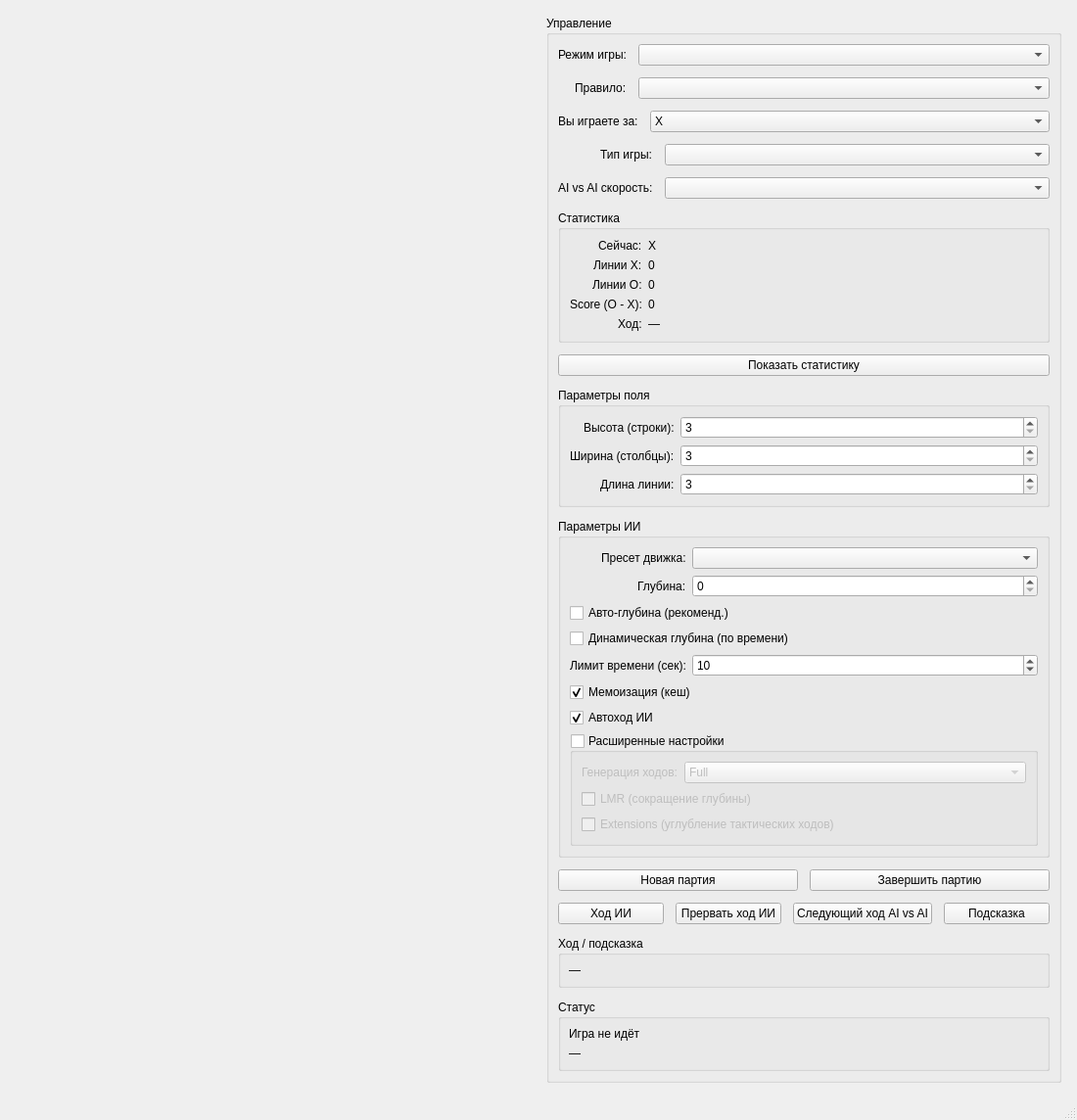
<?xml version="1.0" encoding="UTF-8"?>
<ui version="4.0">
 <class>MainWindow</class>
 <widget class="QMainWindow" name="MainWindow">
  <property name="geometry">
   <rect>
    <x>0</x>
    <y>0</y>
    <width>1100</width>
    <height>700</height>
   </rect>
  </property>
  <property name="windowTitle">
   <string>Крестики-нолики с ИИ (минимакс)</string>
  </property>
  <widget class="QWidget" name="centralwidget">
   <layout class="QHBoxLayout" name="horizontalLayout">
    <property name="spacing">
     <number>16</number>
    </property>
    <property name="margin">
     <number>16</number>
    </property>

    
    <item>
     <widget class="QWidget" name="boardWidget">
      <layout class="QGridLayout" name="gridLayoutBoard">
       <property name="spacing">
        <number>8</number>
       </property>
       <property name="margin">
        <number>0</number>
       </property>
      </layout>
     </widget>
    </item>

    
    <item>
     <widget class="QGroupBox" name="groupBoxControls">
      <property name="title">
       <string>Управление</string>
      </property>
      <layout class="QVBoxLayout" name="verticalLayoutControls">
       <property name="spacing">
        <number>12</number>
       </property>

       
       <item>
        <layout class="QFormLayout" name="formLayoutMode">
         <property name="labelAlignment">
          <set>Qt::AlignRight|Qt::AlignVCenter</set>
         </property>
         <item row="0" column="0">
          <widget class="QLabel" name="labelMode">
           <property name="text">
            <string>Режим игры:</string>
           </property>
          </widget>
         </item>
         <item row="0" column="1">
         <widget class="QComboBox" name="comboMode"/>
         </item>
         <item row="1" column="0">
          <widget class="QLabel" name="labelOpeningRule">
           <property name="text">
             <string>Правило:</string>
           </property>
          </widget>
         </item>
         <item row="1" column="1">
          <widget class="QComboBox" name="comboOpeningRule">
           <property name="toolTip">
            <string>Выберите правило открытия для балансировки.</string>
           </property>
          </widget>
         </item>
       </layout>
      </item>

      
      <item>
       <layout class="QFormLayout" name="formLayoutRole">
        <property name="labelAlignment">
         <set>Qt::AlignRight|Qt::AlignVCenter</set>
        </property>
        <item row="0" column="0">
         <widget class="QLabel" name="labelPlayerSide">
          <property name="text">
           <string>Вы играете за:</string>
          </property>
         </widget>
        </item>
        <item row="0" column="1">
         <widget class="QComboBox" name="comboPlayerSide">
          <item>
           <property name="text">
            <string>X</string>
           </property>
          </item>
          <item>
           <property name="text">
            <string>O</string>
           </property>
          </item>
         </widget>
        </item>
       </layout>
      </item>

      
      <item>
       <layout class="QFormLayout" name="formLayoutGameType">
        <property name="labelAlignment">
         <set>Qt::AlignRight|Qt::AlignVCenter</set>
        </property>
        <item row="0" column="0">
         <widget class="QLabel" name="labelGameType">
          <property name="text">
           <string>Тип игры:</string>
          </property>
         </widget>
        </item>
        <item row="0" column="1">
         <widget class="QComboBox" name="comboGameType"/>
        </item>
        <item row="1" column="0">
         <widget class="QLabel" name="labelAIVsAISpeed">
          <property name="text">
           <string>AI vs AI скорость:</string>
          </property>
         </widget>
        </item>
        <item row="1" column="1">
         <widget class="QComboBox" name="comboAIVsAISpeed"/>
        </item>
       </layout>
      </item>

      
      <item>
       <widget class="QGroupBox" name="groupBoxInfo">
        <property name="title">
         <string>Статистика</string>
        </property>
        <property name="visible">
         <bool>false</bool>
        </property>
        <layout class="QFormLayout" name="formLayoutInfo">
         <property name="labelAlignment">
          <set>Qt::AlignRight|Qt::AlignVCenter</set>
         </property>

         <item row="0" column="0">
          <widget class="QLabel" name="labelCurrent">
           <property name="text">
             <string>Сейчас:</string>
           </property>
          </widget>
         </item>
         <item row="0" column="1">
          <widget class="QLabel" name="labelCurrentPlayer">
           <property name="text">
            <string>X</string>
           </property>
          </widget>
         </item>

         <item row="1" column="0">
          <widget class="QLabel" name="labelLinesXTitle">
           <property name="text">
            <string>Линии X:</string>
           </property>
          </widget>
         </item>
         <item row="1" column="1">
          <widget class="QLabel" name="labelLinesX">
           <property name="text">
            <string>0</string>
           </property>
          </widget>
         </item>

         <item row="2" column="0">
          <widget class="QLabel" name="labelLinesOTitle">
           <property name="text">
            <string>Линии O:</string>
           </property>
          </widget>
         </item>
         <item row="2" column="1">
          <widget class="QLabel" name="labelLinesO">
           <property name="text">
            <string>0</string>
           </property>
          </widget>
         </item>

         <item row="3" column="0">
          <widget class="QLabel" name="labelScoreTitle">
           <property name="text">
            <string>Score (O - X):</string>
           </property>
          </widget>
         </item>
         <item row="3" column="1">
          <widget class="QLabel" name="labelScore">
           <property name="text">
            <string>0</string>
           </property>
          </widget>
         </item>

         <item row="4" column="0">
          <widget class="QLabel" name="labelAiMoveTitle">
           <property name="text">
             <string>Ход:</string>
           </property>
          </widget>
         </item>
        <item row="4" column="1">
         <widget class="QLabel" name="labelAiMove">
            <property name="text">
             <string>—</string>
            </property>
            <property name="alignment">
             <set>Qt::AlignLeft|Qt::AlignVCenter</set>
            </property>
           </widget>
         </item>
        </layout>
       </widget>
      </item>

      
      <item>
       <widget class="QPushButton" name="btnShowStats">
        <property name="text">
         <string>Показать статистику</string>
        </property>
       </widget>
      </item>

      
       <item>
        <widget class="QGroupBox" name="groupBoxBoard">
         <property name="title">
          <string>Параметры поля</string>
         </property>
         <layout class="QFormLayout" name="formLayoutBoard">
          <property name="labelAlignment">
           <set>Qt::AlignRight|Qt::AlignVCenter</set>
          </property>

          
          <item row="0" column="0">
           <widget class="QLabel" name="labelBoardRows">
            <property name="text">
             <string>Высота (строки):</string>
            </property>
           </widget>
          </item>
          <item row="0" column="1">
           <widget class="QSpinBox" name="spinBoardRows">
            <property name="minimum">
             <number>3</number>
            </property>
            <property name="maximum">
             <number>15</number>
            </property>
            <property name="value">
             <number>3</number>
            </property>
           </widget>
          </item>

          
          <item row="1" column="0">
           <widget class="QLabel" name="labelBoardCols">
            <property name="text">
             <string>Ширина (столбцы):</string>
            </property>
           </widget>
          </item>
          <item row="1" column="1">
           <widget class="QSpinBox" name="spinBoardCols">
            <property name="minimum">
             <number>3</number>
            </property>
            <property name="maximum">
             <number>15</number>
            </property>
            <property name="value">
             <number>3</number>
            </property>
           </widget>
          </item>

          
          <item row="2" column="0">
           <widget class="QLabel" name="labelWinLength">
            <property name="text">
             <string>Длина линии:</string>
            </property>
           </widget>
          </item>
          <item row="2" column="1">
           <widget class="QSpinBox" name="spinWinLength">
            <property name="minimum">
             <number>3</number>
            </property>
            <property name="maximum">
             <number>15</number>
            </property>
            <property name="value">
             <number>3</number>
            </property>
           </widget>
          </item>

         </layout>
        </widget>
       </item>

       
      <item>
        <widget class="QGroupBox" name="groupBoxAI">
         <property name="title">
          <string>Параметры ИИ</string>
         </property>
         <layout class="QFormLayout" name="formLayoutAI">
          <property name="labelAlignment">
           <set>Qt::AlignRight|Qt::AlignVCenter</set>
          </property>
          <item row="0" column="0">
           <widget class="QLabel" name="labelEnginePreset">
            <property name="text">
             <string>Пресет движка:</string>
            </property>
           </widget>
          </item>
          <item row="0" column="1">
           <widget class="QComboBox" name="comboEnginePreset"/>
          </item>
          <item row="1" column="0">
            <widget class="QLabel" name="labelDepth">
             <property name="text">
              <string>Глубина:</string>
             </property>
            </widget>
           </item>
          <item row="1" column="1">
            <widget class="QSpinBox" name="spinDepth"/>
          </item>
          <item row="2" column="0" colspan="2">
           <widget class="QCheckBox" name="checkAutoDepth">
            <property name="toolTip">
             <string>Подбирает глубину по размеру доски и настройкам движка</string>
            </property>
            <property name="text">
             <string>Авто-глубина (рекоменд.)</string>
            </property>
            <property name="checked">
             <bool>false</bool>
            </property>
           </widget>
          </item>
          <item row="3" column="0" colspan="2">
           <widget class="QCheckBox" name="checkDynamicDepth">
            <property name="text">
             <string>Динамическая глубина (по времени)</string>
            </property>
            <property name="checked">
             <bool>false</bool>
            </property>
           </widget>
          </item>
          <item row="4" column="0">
            <widget class="QLabel" name="labelTimeLimit">
             <property name="text">
              <string>Лимит времени (сек):</string>
             </property>
            </widget>
          </item>
          <item row="4" column="1">
            <widget class="QSpinBox" name="spinTimeLimit">
             <property name="minimum">
              <number>1</number>
             </property>
             <property name="maximum">
              <number>20</number>
             </property>
             <property name="value">
              <number>10</number>
             </property>
            </widget>
          </item>
          <item row="5" column="0" colspan="2">
            <widget class="QCheckBox" name="checkMemo">
             <property name="text">
               <string>Мемоизация (кеш)</string>
              </property>
              <property name="checked">
               <bool>true</bool>
              </property>
             </widget>
          </item>
          <item row="6" column="0" colspan="2">
            <widget class="QCheckBox" name="checkAutoAi">
             <property name="text">
              <string>Автоход ИИ</string>
             </property>
             <property name="checked">
              <bool>true</bool>
             </property>
            </widget>
          </item>
          <item row="7" column="0" colspan="2">
           <widget class="QGroupBox" name="groupBoxAdvanced">
            <property name="title">
             <string>Расширенные настройки</string>
            </property>
            <property name="checkable">
             <bool>true</bool>
            </property>
            <property name="checked">
             <bool>false</bool>
            </property>
            <layout class="QFormLayout" name="formLayoutAdvanced">
             <property name="labelAlignment">
              <set>Qt::AlignRight|Qt::AlignVCenter</set>
             </property>
             <item row="0" column="0">
              <widget class="QLabel" name="labelMoveGenMode">
               <property name="text">
                <string>Генерация ходов:</string>
               </property>
              </widget>
             </item>
             <item row="0" column="1">
              <widget class="QComboBox" name="comboMoveGenMode">
               <item>
                <property name="text">
                 <string>Full</string>
                </property>
               </item>
               <item>
                <property name="text">
                 <string>Frontier</string>
                </property>
               </item>
               <item>
                <property name="text">
                 <string>Hybrid</string>
                </property>
               </item>
              </widget>
             </item>
             <item row="1" column="0" colspan="2">
              <widget class="QCheckBox" name="checkUseLmr">
               <property name="text">
                <string>LMR (сокращение глубины)</string>
               </property>
              </widget>
             </item>
             <item row="2" column="0" colspan="2">
              <widget class="QCheckBox" name="checkUseExtensions">
               <property name="text">
                <string>Extensions (углубление тактических ходов)</string>
               </property>
              </widget>
             </item>
            </layout>
           </widget>
          </item>
         </layout>
        </widget>
       </item>

       
       <item>
        <layout class="QHBoxLayout" name="layoutButtonsTop">
         <item>
          <widget class="QPushButton" name="btnNewGame">
           <property name="text">
            <string>Новая партия</string>
           </property>
          </widget>
         </item>
         <item>
          <widget class="QPushButton" name="btnEndGame">
           <property name="text">
            <string>Завершить партию</string>
           </property>
          </widget>
         </item>
        </layout>
       </item>

       <item>
       <layout class="QHBoxLayout" name="layoutButtonsBottom">
        <item>
         <widget class="QPushButton" name="btnBestMove">
          <property name="text">
           <string>Ход ИИ</string>
         </property>
       </widget>
      </item>
        <item>
         <widget class="QPushButton" name="btnCancelAi">
          <property name="text">
           <string>Прервать ход ИИ</string>
          </property>
         </widget>
        </item>
       <item>
        <widget class="QPushButton" name="btnAIVsAIStep">
         <property name="text">
          <string>Следующий ход AI vs AI</string>
         </property>
         </widget>
        </item>
         <item>
          <widget class="QPushButton" name="btnHint">
           <property name="text">
            <string>Подсказка</string>
           </property>
          </widget>
         </item>
        </layout>
       </item>

       
      <item>
       <widget class="QGroupBox" name="groupBoxBigInfo">
        <property name="title">
         <string>Ход / подсказка</string>
        </property>
        <layout class="QVBoxLayout" name="verticalLayoutBigInfo">
          <property name="margin">
           <number>8</number>
          </property>
         <item>
         <widget class="QLabel" name="labelBigInfo">
            <property name="text">
            <string>—</string>
            </property>
            <property name="alignment">
             <set>Qt::AlignLeft|Qt::AlignVCenter</set>
            </property>
            <property name="wordWrap">
             <bool>true</bool>
            </property>
           </widget>
         </item>
        </layout>
       </widget>
      </item>

      
      <item>
       <widget class="QGroupBox" name="groupBoxStatus">
        <property name="title">
         <string>Статус</string>
        </property>
        <layout class="QVBoxLayout" name="verticalLayoutStatus">
         <property name="margin">
          <number>8</number>
         </property>
         <item>
          <widget class="QLabel" name="labelGameState">
           <property name="text">
            <string>Игра не идёт</string>
           </property>
           <property name="alignment">
            <set>Qt::AlignLeft|Qt::AlignVCenter</set>
           </property>
          </widget>
         </item>
         <item>
          <widget class="QLabel" name="labelStatus">
           <property name="text">
            <string>—</string>
           </property>
           <property name="wordWrap">
            <bool>true</bool>
           </property>
          </widget>
         </item>
        </layout>
       </widget>
      </item>

       <item>
        <spacer name="verticalSpacer">
         <property name="orientation">
          <enum>Qt::Vertical</enum>
         </property>
         <property name="sizeHint">
          <size>
           <width>20</width>
           <height>40</height>
          </size>
         </property>
        </spacer>
       </item>

      </layout>
     </widget>
    </item>
   </layout>
  </widget>

  <widget class="QMenuBar" name="menubar">
   <property name="geometry">
    <rect>
     <x>0</x>
     <y>0</y>
     <width>900</width>
     <height>21</height>
    </rect>
   </property>
  </widget>
  <widget class="QStatusBar" name="statusbar"/>
 </widget>
 <resources/>
 <connections/>
</ui>
